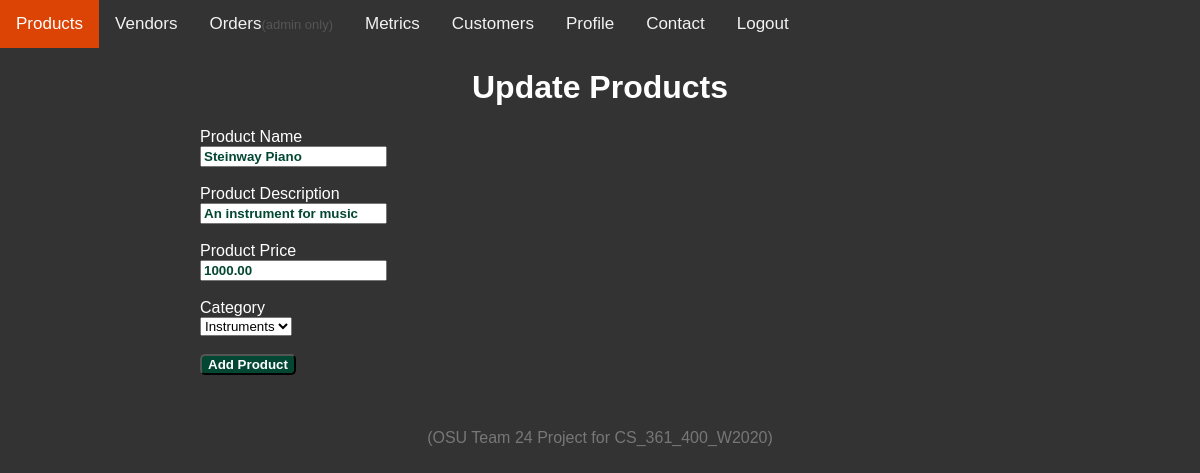
Screenshot of /update/1 with the database file from the repository.
### app.py (models this page shows, shortened)
class Product(db.Model):
    id =                    db.Column(db.Integer, primary_key=True)
    product_name =          db.Column(db.String(200), nullable=False)
    product_description =   db.Column(db.String(200), nullable=False)
    product_price =         db.Column(db.Numeric(10, 2), nullable=False)
    product_cost =          db.Column(db.Numeric(10, 2), nullable=False)
    date_created =          db.Column(db.DateTime, default=datetime.utcnow)
    category_id =           db.Column(db.Integer, db.ForeignKey('category.id'), nullable=False)

### app.py (the view)
@app.route('/update/<int:id>', methods=['GET', 'POST'])
def update(id):
    product = Product.query.get_or_404(id)
    if request.method == 'POST':
        product.product_name = request.form['product_name']
        product.product_description = request.form['product_description']
        product.product_price = (1.3) * request.form['product_cost']
        product.category_id = request.form['category_id']
        try:
            db.session.commit()
            return redirect('/')
        except:
            return 'There was an issue updating your task'
    else:
        categories= Category.query.all()
        return render_template('update.html', product=product, categories=categories)

### templates/update.html (shortened to what this page needs)
{% extends 'base.html' %}
{% block body %}
<div class="topnav">
    <a class="active" href="/">Products</a>
    <a href="{{ url_for('vendors') }}">Vendors</a>
    <a href="{{ url_for('orders') }}">Orders<span class="employee_view">(admin only)</span></a>
    <a href="{{ url_for('metrics') }}">Metrics</a>
    <a href="{{ url_for('customers') }}">Customers</a>
    <a href="{{ url_for('profile') }}">Profile</a>
    <a href="{{ url_for('contact') }}">Contact</a>
    <a href="{{ url_for('logout') }}">Logout</a>
</div>
<div class="content">
    <h1 style="text-align: center">Update Products</h1>
    <div class="form">
        <form action="/update/{{product.id}}" method="POST">
            <label style="color: white">Product Name</label> <br>
            <input type="text" name="product_name" id="product_name" placeholder="Product name" value="{{ product.product_name }}"> <br><br>
            <label for="product_description" style="color: white">Product Description</label><br>
            <input type="text" name="product_description" id="product_description" placeholder="Description of product" value="{{ product.product_description }}"> <br><br>
            <label for="product_price" style="color: white">Product Price</label><br>
            <input type="text" name="product_price" id="product_price"placeholder="Price of product" value="{{(product.product_price)}}"><br><br>
            <label for="category_id" style="color: white">Category</label><br>
            <select name="category_id" id="">
                {% for category in categories %}
                    <option value="{{ category.id }}">{{ category.category_name }}</option>
                {% endfor %}
            </select>
            <br><br>
            <input type="submit" value="Add Product">
        </form>
    </div>
</div>
{% endblock %}

### static/css/main.css (style rules this page uses)
body, html { margin: 0; font-family: sans-serif; background-color: #333; }
.employee_view { font-size: small; color: #555; }
.topnav { overflow: hidden; background-color: #333; }
.topnav a { float: left; color: #f2f2f2; text-align: center; padding: 14px 16px; text-decoration: none; font-size: 17px; }
.topnav a.active { background-color: #dc4405; color: white; }
.active, .demo:hover { opacity: 1; }
h1 { color: white; }
a { color: #d94f19; }
.content { margin: 0 auto; width: 800px; }
.form { margin-top: 20px; }
input[value="Add Product"] { color: white; font-weight: bold; cursor: pointer; background-color: #034732; border-radius: 5px; }
input[type=text] { color: #034732; font-weight: bold; }
::placeholder { color: #d94f19; font-weight: normal; opacity: 1; }

### rows the page displays
Product: product_name "Steinway Piano", product_description "An instrument for music", product_price "1000.00"

### other values shown
form field category_id "Instruments"
